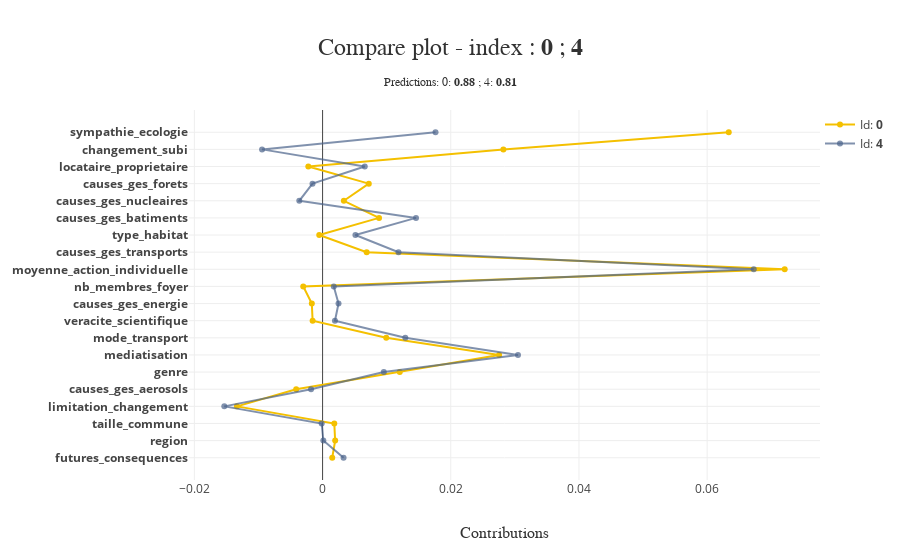

Notebook cell for this chart:
### Code cell
xpl_framaform.plot.compare_plot(index=[df_framaform_reduit.index[0], df_framaform_reduit.index[4]])

### Figure 1 — Plotly figure (JSON) as saved in the notebook; plotly's stock layout.template omitted (floating-point values rounded to 4 significant figures)
{"data": [{"hoverinfo": "text", "hovertext": ["Id: <b>0</b><br /><b>futures_consequences</b> <br />Contribution: 0.0015 <br />Value: Les conditions de vie deviendront extrêmement<br />pénibles à cause des dérèglements climatiques", "Id: <b>0</b><br /><b>region</b> <br />Contribution: 0.0020 <br />Value: Aquitaine - Limousin - Poitou - Charente", "Id: <b>0</b><br /><b>taille_commune</b> <br />Contribution: 0.0018 <br />Value: Dans une ville de 20.000 à moins de 100.000 habitants", "Id: <b>0</b><br /><b>limitation_changement</b> <br />Contribution: -0.0134 <br />Value: Non, certainement pas", "Id: <b>0</b><br /><b>causes_ges_aerosols</b> <br />Contribution: -0.0041 <br />Value: Peu", "Id: <b>0</b><br /><b>genre</b> <br />Contribution: 0.0120 <br />Value: Un homme", "Id: <b>0</b><br /><b>mediatisation</b> <br />Contribution: 0.0275 <br />Value: On n'en parle pas assez", "Id: <b>0</b><br /><b>mode_transport</b> <br />Contribution: 0.0099 <br />Value: En vélo ou à pied", "Id: <b>0</b><br /><b>veracite_scientifique</b> <br />Contribution: -0.0016 <br />Value: evalue_correctement", "Id: <b>0</b><br /><b>causes_ges_energie</b> <br />Contribution: -0.0017 <br />Value: Beaucoup", "Id: <b>0</b><br /><b>nb_membres_foyer</b> <br />Contribution: -0.0030 <br />Value: 1 personne", "Id: <b>0</b><br /><b>moyenne_action_individuelle</b> <br />Contribution: 0.0721 <br />Value: 3.75", "Id: <b>0</b><br /><b>causes_ges_transports</b> <br />Contribution: 0.0069 <br />Value: Beaucoup", "Id: <b>0</b><br /><b>type_habitat</b> <br />Contribution: -0.0005 <br />Value: Une maison individuelle", "Id: <b>0</b><br /><b>causes_ges_batiments</b> <br />Contribution: 0.0088 <br />Value: Beaucoup", "Id: <b>0</b><br /><b>causes_ges_nucleaires</b> <br />Contribution: 0.0033 <br />Value: Assez", "Id: <b>0</b><br /><b>causes_ges_forets</b> <br />Contribution: 0.0072 <br />Value: Assez", "Id: <b>0</b><br /><b>locataire_proprietaire</b> <br />Contribution: -0.0022 <br />Value: Propriétaire (y compris copropriétaire et accédant)", "Id: <b>0</b><br /><b>changement_subi</b> <br />Contribution: 0.0282 <br />Value: Oui, parfois", "Id: <b>0</b><br /><b>sympathie_ecologie</b> <br />Contribution: 0.0634 <br />Value: beaucoup"], "marker": {"color": "rgba(244, 192, 0, 1.0)"}, "mode": "lines+markers", "name": "Id: <b>0</b>", "showlegend": true, "type": "scatter", "x": [0.001504, 0.001963, 0.001826, -0.01336, -0.004121, 0.01204, 0.02754, 0.009931, -0.001555, -0.001679, -0.003014, 0.0721, 0.006881, -0.0005193, 0.008809, 0.00332, 0.007209, -0.002223, 0.0282, 0.06337], "y": ["<b>futures_consequences</b>", "<b>region</b>", "<b>taille_commune</b>", "<b>limitation_changement</b>", "<b>causes_ges_aerosols</b>", "<b>genre</b>", "<b>mediatisation</b>", "<b>mode_transport</b>", "<b>veracite_scientifique</b>", "<b>causes_ges_energie</b>", "<b>nb_membres_foyer</b>", "<b>moyenne_action_individuelle</b>", "<b>causes_ges_transports</b>", "<b>type_habitat</b>", "<b>causes_ges_batiments</b>", "<b>causes_ges_nucleaires</b>", "<b>causes_ges_forets</b>", "<b>locataire_proprietaire</b>", "<b>changement_subi</b>", "<b>sympathie_ecologie</b>"]}, {"hoverinfo": "text", "hovertext": ["Id: <b>4</b><br /><b>futures_consequences</b> <br />Contribution: 0.0033 <br />Value: Les conditions de vie deviendront extrêmement<br />pénibles à cause des dérèglements climatiques", "Id: <b>4</b><br /><b>region</b> <br />Contribution: 0.0001 <br />Value: Aquitaine - Limousin - Poitou - Charente", "Id: <b>4</b><br /><b>taille_commune</b> <br />Contribution: -0.0001 <br />Value: Dans une agglomération de 100.000 habitants et<br />plus, en province", "Id: <b>4</b><br /><b>limitation_changement</b> <br />Contribution: -0.0153 <br />Value: Non, certainement pas", "Id: <b>4</b><br /><b>causes_ges_aerosols</b> <br />Contribution: -0.0018 <br />Value: Assez", "Id: <b>4</b><br /><b>genre</b> <br />Contribution: 0.0096 <br />Value: Un homme", "Id: <b>4</b><br /><b>mediatisation</b> <br />Contribution: 0.0305 <br />Value: On n'en parle pas assez", "Id: <b>4</b><br /><b>mode_transport</b> <br />Contribution: 0.0129 <br />Value: En train", "Id: <b>4</b><br /><b>veracite_scientifique</b> <br />Contribution: 0.0019 <br />Value: evalue_correctement", "Id: <b>4</b><br /><b>causes_ges_energie</b> <br />Contribution: 0.0025 <br />Value: Beaucoup", "Id: <b>4</b><br /><b>nb_membres_foyer</b> <br />Contribution: 0.0017 <br />Value: 2 personnes", "Id: <b>4</b><br /><b>moyenne_action_individuelle</b> <br />Contribution: 0.0673 <br />Value: 3.625", "Id: <b>4</b><br /><b>causes_ges_transports</b> <br />Contribution: 0.0118 <br />Value: Beaucoup", "Id: <b>4</b><br /><b>type_habitat</b> <br />Contribution: 0.0051 <br />Value: Un appartement", "Id: <b>4</b><br /><b>causes_ges_batiments</b> <br />Contribution: 0.0146 <br />Value: Beaucoup", "Id: <b>4</b><br /><b>causes_ges_nucleaires</b> <br />Contribution: -0.0036 <br />Value: Peu", "Id: <b>4</b><br /><b>causes_ges_forets</b> <br />Contribution: -0.0016 <br />Value: Beaucoup", "Id: <b>4</b><br /><b>locataire_proprietaire</b> <br />Contribution: 0.0066 <br />Value: Locataire", "Id: <b>4</b><br /><b>changement_subi</b> <br />Contribution: -0.0094 <br />Value: Non, jamais", "Id: <b>4</b><br /><b>sympathie_ecologie</b> <br />Contribution: 0.0176 <br />Value: assez"], "marker": {"color": "rgba(74, 99, 138, 0.7)"}, "mode": "lines+markers", "name": "Id: <b>4</b>", "showlegend": true, "type": "scatter", "x": [0.003277, 0.0001194, -0.0001387, -0.01533, -0.001799, 0.009553, 0.03048, 0.01291, 0.001932, 0.002487, 0.001747, 0.06727, 0.01185, 0.005124, 0.01458, -0.003634, -0.001572, 0.006581, -0.009443, 0.01762], "y": ["<b>futures_consequences</b>", "<b>region</b>", "<b>taille_commune</b>", "<b>limitation_changement</b>", "<b>causes_ges_aerosols</b>", "<b>genre</b>", "<b>mediatisation</b>", "<b>mode_transport</b>", "<b>veracite_scientifique</b>", "<b>causes_ges_energie</b>", "<b>nb_membres_foyer</b>", "<b>moyenne_action_individuelle</b>", "<b>causes_ges_transports</b>", "<b>type_habitat</b>", "<b>causes_ges_batiments</b>", "<b>causes_ges_nucleaires</b>", "<b>causes_ges_forets</b>", "<b>locataire_proprietaire</b>", "<b>changement_subi</b>", "<b>sympathie_ecologie</b>"]}], "layout": {"height": 550, "hovermode": "closest", "legend": {"x": 1, "y": 1}, "margin": {"b": 70, "l": 150, "r": 20, "t": 110}, "title": {"font": {"color": "rgb(50, 50, 50)", "family": "Arial", "size": 24}, "text": "Compare plot - index : <b>0</b> ; <b>4</b><span style='font-size: 12px;'><br />Predictions: 0: <b>0.88</b> ; 4: <b>0.81</b></span>", "x": 0.5, "xanchor": "center", "y": 0.9, "yanchor": "middle"}, "width": 900, "xaxis": {"automargin": true, "title": {"font": {"color": "rgb(50, 50, 50)", "family": "Arial Black", "size": 16}, "text": "Contributions"}}, "yaxis": {"automargin": true, "title": {"font": {"color": "rgb(50, 50, 50)", "family": "Arial Black", "size": 16}}, "type": "category"}}}
